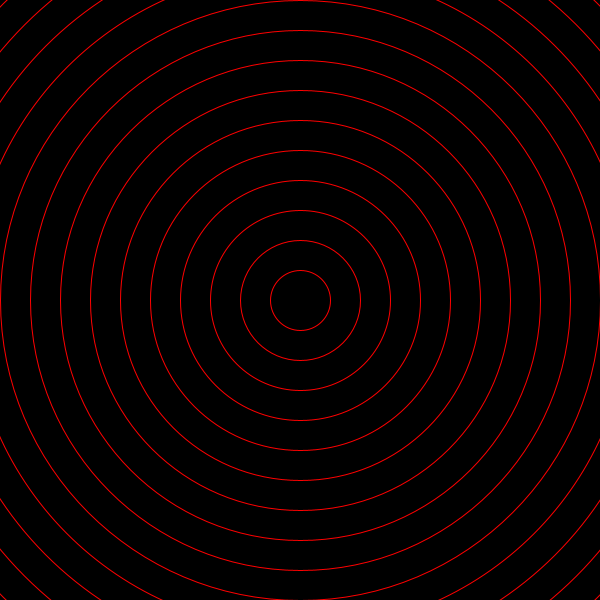
Frame 1 (no input)
Frame 60 (the mouse pressed at the canvas centre just before this capture): identical to frame 1, image omitted
Frame 120 (the mouse held since frame 60 and released just before this capture): identical to frame 1, image omitted

The Processing sketch that drew this single still picture (run headless with seeded random() and noise(); from frame 60 on, the mouse is pressed at the canvas centre):

// Processing sketch: p04_demo3
// ── p04_demo3.pde
void setup()
{
  size(600, 600);
  smooth();
  background(0);
}


void draw()
{
  int nx = 20;
  
  float x;
  float sx = width / nx;
    
  background(0);  
  stroke(255, 0, 0);
  noFill();
    
  for(int i=0; i<=nx; i++)
  {
    ellipse(width/2, height/2, i*60, i*60);
  }
}
